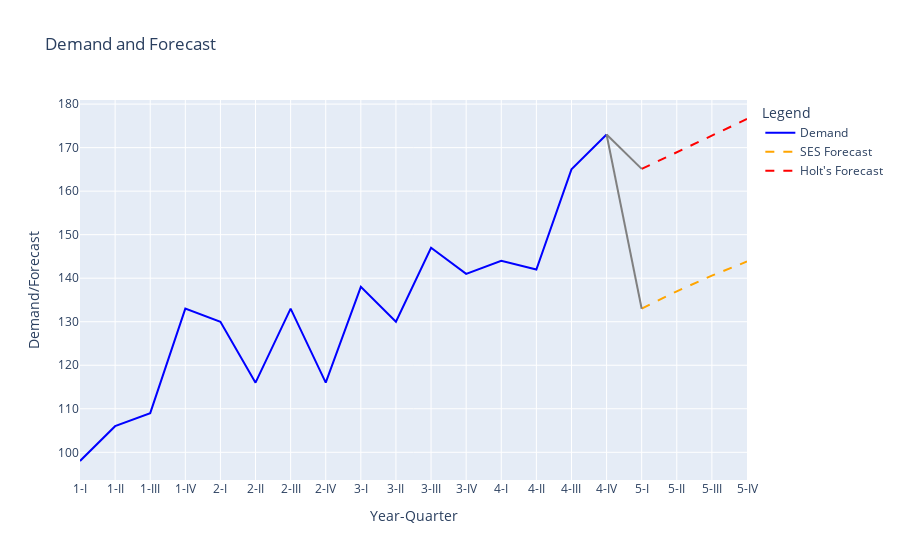

Notebook code for this chart:
### Code cell
import plotly.graph_objects as go

# Create traces for demand, SES forecast, and Holt's forecast
demand_trace = go.Scatter(
    x=plot_df["Year-Quarter"][:16],
    y=plot_df["Demand"][:16],
    mode="lines",
    name="Demand",
    line=dict(color="blue", dash="solid")
)

ses_trace = go.Scatter(
    x=plot_df["Year-Quarter"][-4:],
    y=plot_df["SES Forecast"][-4:],
    mode="lines",
    name="SES Forecast",
    line=dict(color="orange", dash="dash")
)

holts_trace = go.Scatter(
    x=plot_df["Year-Quarter"][-4:],
    y=plot_df["Holt's Forecast"][-4:],
    mode="lines",
    name="Holt's Forecast",
    line=dict(color="red", dash="dash")
)

# Create traces for the gray connection lines
ses_connection_trace = go.Scatter(
    x=[plot_df["Year-Quarter"][15], plot_df["Year-Quarter"][16]],
    y=[plot_df["Demand"][15], plot_df["SES Forecast"][16]],
    mode="lines",
    name="SES Connection",
    line=dict(color="gray", dash="solid"),
    showlegend=False
)

holts_connection_trace = go.Scatter(
    x=[plot_df["Year-Quarter"][15], plot_df["Year-Quarter"][16]],
    y=[plot_df["Demand"][15], plot_df["Holt's Forecast"][16]],
    mode="lines",
    name="Holt's Connection",
    line=dict(color="gray", dash="solid"),
    showlegend=False
)

# Create the plot using Plotly Graph Objects
fig = go.Figure(data=[demand_trace, ses_trace, holts_trace, ses_connection_trace, holts_connection_trace])

# Update the layout
fig.update_layout(
    title="Demand and Forecast",
    xaxis_title="Year-Quarter",
    yaxis_title="Demand/Forecast",
    legend_title="Legend",
    hovermode="x"
)

# Show the plot
fig.show()

### Figure 1 — Plotly figure (JSON) as saved in the notebook; plotly's stock layout.template omitted (floating-point values rounded to 4 significant figures)
{"data": [{"line": {"color": "blue", "dash": "solid"}, "mode": "lines", "name": "Demand", "type": "scatter", "x": ["1-I", "1-II", "1-III", "1-IV", "2-I", "2-II", "2-III", "2-IV", "3-I", "3-II", "3-III", "3-IV", "4-I", "4-II", "4-III", "4-IV"], "y": [98, 106, 109, 133, 130, 116, 133, 116, 138, 130, 147, 141, 144, 142, 165, 173]}, {"line": {"color": "orange", "dash": "dash"}, "mode": "lines", "name": "SES Forecast", "type": "scatter", "x": ["5-I", "5-II", "5-III", "5-IV"], "y": [133.0, 137.0, 140.6, 143.8]}, {"line": {"color": "red", "dash": "dash"}, "mode": "lines", "name": "Holt's Forecast", "type": "scatter", "x": ["5-I", "5-II", "5-III", "5-IV"], "y": [165.1, 168.9, 172.8, 176.6]}, {"line": {"color": "gray", "dash": "solid"}, "mode": "lines", "name": "SES Connection", "showlegend": false, "type": "scatter", "x": ["4-IV", "5-I"], "y": [173, 133.0]}, {"line": {"color": "gray", "dash": "solid"}, "mode": "lines", "name": "Holt's Connection", "showlegend": false, "type": "scatter", "x": ["4-IV", "5-I"], "y": [173, 165.1]}], "layout": {"hovermode": "x", "legend": {"title": {"text": "Legend"}}, "title": {"text": "Demand and Forecast"}, "xaxis": {"title": {"text": "Year-Quarter"}}, "yaxis": {"title": {"text": "Demand/Forecast"}}}}
